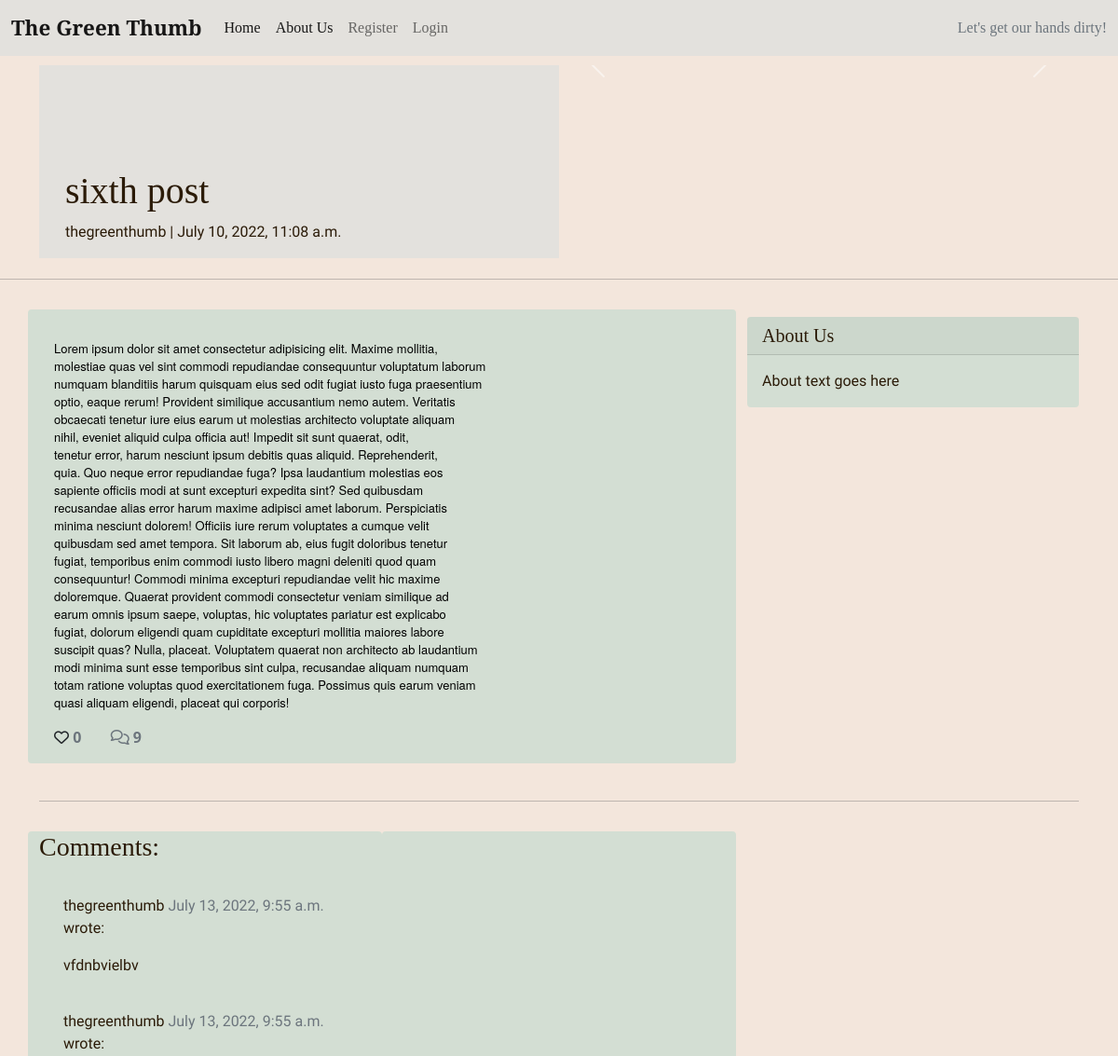
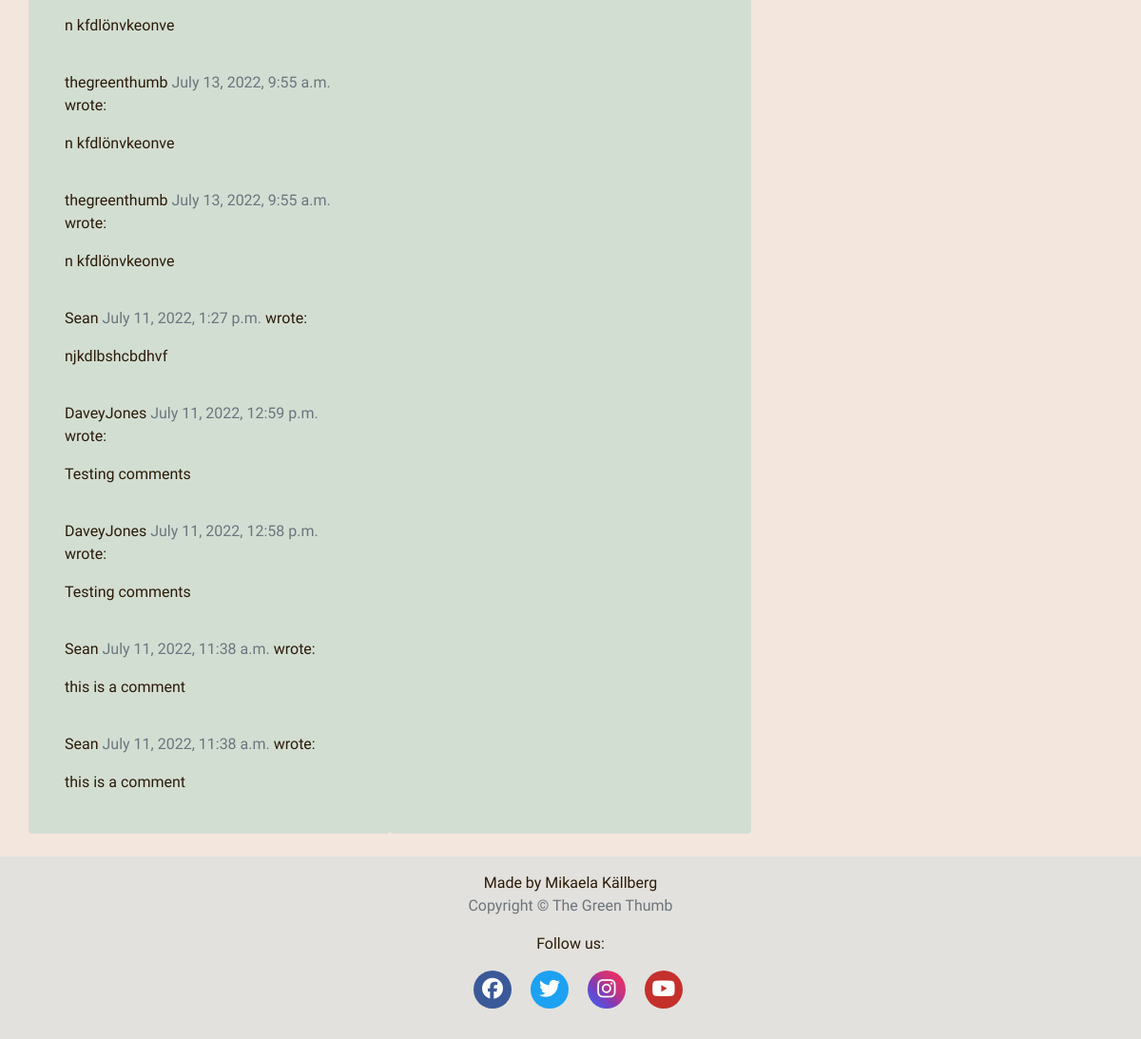
Screenshot of /sixth-post/ with the database file from the repository (2 pictures, top to bottom).
### blog/models.py (models this page shows, shortened)
class BlogPost(models.Model):
    title = models.CharField(
        max_length=200, unique=True, null=False, blank=False)
    slug = models.SlugField(max_length=200, unique=True)
    created_on = models.DateTimeField(auto_now_add=True)
    updated_on = models.DateTimeField(auto_now=True)
    content = models.TextField(blank=True)
    excerpt = models.TextField(blank=True)
    author = models.ForeignKey(
        User, on_delete=models.CASCADE, related_name='blog_posts',
        default=id(0))
    status = models.IntegerField(choices=STATUS, default=0)
    featured_image = CloudinaryField('image', default='placeholder')
    alt_tag = models.CharField(max_length=100, default='image related to post')
    likes = models.ManyToManyField(
        User, related_name='blogpost_like', blank=True)
    class Meta:
        ordering = ['-created_on']
    def number_of_likes(self):
        return self.likes.count()

class CommentSection(models.Model):
    post = models.ForeignKey(
        BlogPost,
        on_delete=models.CASCADE,
        related_name='comments'
        )
    name = models.ForeignKey(
        User,
        on_delete=models.CASCADE,
        max_length=200,
        related_name='comment_author'
        )
    email = models.EmailField()
    body = models.TextField(max_length=400)
    created_on = models.DateTimeField(auto_now_add=True)
    approved = models.BooleanField(default=False)
    class Meta:
        ordering = ['created_on']

### blog/views.py (the view, shortened to what this page needs)
# urls.py: path('<slug:slug>/', views.PostDetail.as_view(), name='post_detail'),
class PostDetail(View):
    def get(self, request, slug, *args, **kwargs):
        queryset = BlogPost.objects.filter(status=1)
        post = get_object_or_404(queryset, slug=slug)
        photos = PostImage.objects.filter(post=post)
        comments = post.comments.filter(approved=True).order_by('-created_on')
        liked = False
        if post.likes.filter(id=self.request.user.id).exists():
            liked = True
        return render(
            request,
            'post_detail.html',
            {
                'post': post,
                'photos': photos,
                'comments': comments,
                'commented': False,
                'liked': liked,
                'form': CommentForm(),
                'title': post.title,
            },
        )

### templates/post_detail.html (shortened to what this page needs)
{% extends 'base.html' %} {% block content %}
{% load crispy_forms_tags %}
<div class="masthead">
    <div class="container">
        <div class="row g-0">
            <div class="col-md-6 masthead-text">
                <h1 class="post-title">{{ post.title }}</h1>
                <p class="post-subtitle">{{ post.author }} | {{ post.created_on }}</p>
            </div>
            <div class="d-block col-md-6 masthead-image">
                {% if "placeholder" in post.featured_image.url %}
                <img src="https://res.cloudinary.com/mikakallberg/image/upload/v1656959946/vegetables_c8sl5c.jpg"
                    class="img-fluid" width="100%" alt="Image of carrots, leaks and potatoes on a wodden table">
                {% else %}
                <div id="carouselExampleIndicators" class="carousel slide" data-bs-ride="carousel">
                    <button class="carousel-control-prev" type="button" data-bs-target="#carouselExampleIndicators"
                        data-bs-slide="prev">
                        <span class="carousel-control-prev-icon" aria-hidden="true"></span>
                    </button>
                    <button class="carousel-control-next" type="button" data-bs-target="#carouselExampleIndicators"
                        data-bs-slide="next">
                        <span class="carousel-control-next-icon" aria-hidden="true"></span>
                    </button>
                </div>
                {% endif %}
            </div>
        </div>
    </div>
</div>
<div class="row">
    <div class="col">
        <hr>
    </div>
</div>
<div class="container">
    <div class="row">
        <div class="col card mb-4  mt-3 left  top">
            <div class="card-body">
                <p class="card-text ">{{ post.content | safe }}</p>
                <div class="row">
                    <div class="col-1">
                        <strong>
                            {% if user.is_authenticated %}
                            <form class="d-inline" action="{% url 'post_like' post.slug %}" method="POST">
                                {% csrf_token %}
                                {% if liked %}
                                <button type="submit" name="blogpost_id" value="{{post.slug}}" class="btn-like"><i
                                        class="fas fa-heart"></i></button>
                                {% else %}
                                <button type="submit" name="blogpost_id" value="{{post.slug}}" class="btn-like"><i
                                        class="far fa-heart"></i></button>
                                {% endif %}
                            </form>
                            {% else %}
                            <span><i class="far fa-heart"></i></span>
                            {% endif %}
                            <span class="text-secondary">{{ post.number_of_likes }}</span>
                        </strong>
                    </div>
                    <div class="col-1">
                        {% with comments.count as total_comments %}
                        <strong class="text-secondary"><i class="far fa-comments"></i>
                            {{ total_comments }}
                        </strong>
                        {% endwith %}
                    </div>
                </div>
            </div>
        </div>
        {% block sidebar %}
        {% include 'sidebar.html' %}
        {% endblock sidebar %}
    </div>
    <div class="row">
        <div class="col">
            <hr>
        </div>
    </div>
    <div class="row">
        <div class="col-md-4 card mb-4  mt-3 ">
            <h3>Comments:</h3>
            <div class="card-body">
                {% for comment in comments %}
                <div class="comments" style="padding: 10px;">
                    <p class="font-weight-bold">
                        {{ comment.name }}
                        <span class=" text-muted font-weight-normal">
                            {{ comment.created_on }}
                        </span> wrote:
                    </p>
                    {% if request.user == comment.name %}
                    {{ comment.body | linebreaks }}
                    <a href="{% url 'update_comment' comment.pk %}"><i class="fa-solid fa-file-pen"></i></a>
                    <a href="{% url 'delete_comment' post.slug comment.pk %}"><i class="fa-solid fa-trash-can"></i></a>
                    {% else %}
                    {{ comment.body | linebreaks }}
                    {% endif %}
                </div>
                {% endfor %}
            </div>
        </div>
        <div class="col-md-4 card mb-4  mt-3 ">
            <div class="card-body">
            </div>
        </div>
    </div>
</div>
{% endblock content %}

### static/css/style.css (style rules this page uses)
* { margin: 0; padding: 0; border: none; box-sizing: border-box; }
body { background-color: #f3e6dc; background-image: url('https://res.cloudinary.com/mikakallberg/image/upload/w_1000,ar_16:9,c_fill,g_auto,e_sharpen/v1656959952/dirt_sun_tndbjc.jpg'); background-position: center center; background-repeat: no-repeat; background-size: cover; background-attachment:fixed; }
html, body { height: 100%; }
h1, h2, h3, h4, h5 { font-family: 'Playfair Display', serif; color: #2b1b08; }
p { font-family: 'Gentium Book Plus', sans-serif; color: #2b1b08; }
.card { border: none; background-color: #d3ded3; }
.masthead { margin-top: 10px; overflow: hidden; position: relative; display: inline-block; width: 100%; }
.masthead-text { background-color: #e3e1dd; position: relative; }
.masthead-image { position: relative; overflow: hidden; }
.post-title { margin-top: 20%; margin-left: 5%; }
.post-subtitle { margin-left: 5%; }

### rows the page displays
BlogPost: title "sixth post", author "thegreenthumb", created_on "July 10, 2022, 11:08 a.m.", content "Lorem ipsum dolor sit amet consectetur adipisicing elit. Maxime mollitia, molestiae quas vel sint commodi repudiandae consequuntur voluptatum laborum numquam blanditiis harum quisquam eius sed odit fugiat iusto fuga praesentium optio, eaque rerum! Provident similique accusantium nemo autem. Veritatis obcaecati tenetur iure eius earum ut molestias architecto voluptate aliquam nihil, eveniet aliquid culpa officia aut! Impedit sit sunt quaerat, odit, tenetur error, harum nesciunt ipsum debitis quas aliquid. Reprehenderit, quia. Quo neque error repudiandae fuga? Ipsa laudantium molestias eos sapiente officiis modi at sunt excepturi expedita sint? Sed quibusdam recusandae alias error harum…", number_of_likes "0"
CommentSection: name "thegreenthumb", created_on "July 13, 2022, 9:55 a.m.", body "vfdnbvielbv"
CommentSection: name "thegreenthumb", created_on "July 13, 2022, 9:55 a.m.", body "n kfdlönvkeonve"
CommentSection: name "thegreenthumb", created_on "July 13, 2022, 9:55 a.m.", body "n kfdlönvkeonve"
CommentSection: name "thegreenthumb", created_on "July 13, 2022, 9:55 a.m.", body "n kfdlönvkeonve"
CommentSection: name "Sean", created_on "July 11, 2022, 1:27 p.m.", body "njkdlbshcbdhvf"
CommentSection: name "DaveyJones", created_on "July 11, 2022, 12:59 p.m.", body "Testing comments"
CommentSection: name "DaveyJones", created_on "July 11, 2022, 12:58 p.m.", body "Testing comments"
CommentSection: name "Sean", created_on "July 11, 2022, 11:38 a.m.", body "this is a comment"
CommentSection: name "Sean", created_on "July 11, 2022, 11:38 a.m.", body "this is a comment"

### other values shown
{{ total_comments }} "9"
